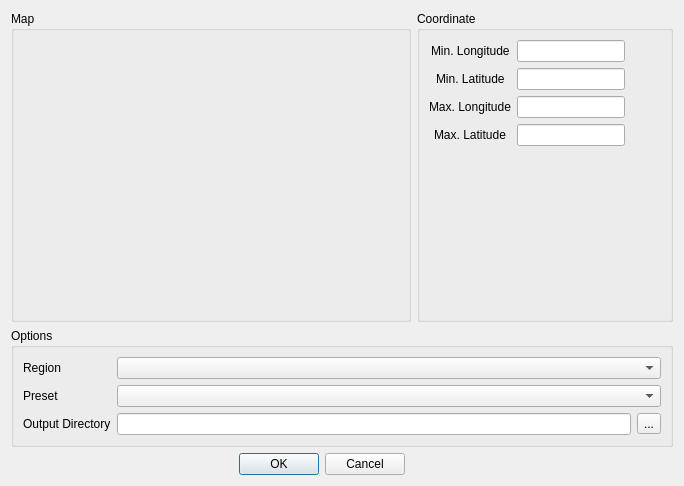
<?xml version="1.0" encoding="UTF-8"?>
<ui version="4.0">
 <class>ImportDialogBase</class>
 <widget class="QDialog" name="ImportDialogBase">
  <property name="geometry">
   <rect>
    <x>0</x>
    <y>0</y>
    <width>683</width>
    <height>486</height>
   </rect>
  </property>
  <property name="windowTitle">
   <string>Dialog</string>
  </property>
  <layout class="QGridLayout" name="gridLayout">
   <item row="0" column="0" colspan="2">
    <widget class="QGroupBox" name="gbxMap">
     <property name="sizePolicy">
      <sizepolicy hsizetype="Expanding" vsizetype="Expanding">
       <horstretch>0</horstretch>
       <verstretch>0</verstretch>
      </sizepolicy>
     </property>
     <property name="minimumSize">
      <size>
       <width>400</width>
       <height>300</height>
      </size>
     </property>
     <property name="title">
      <string>Map</string>
     </property>
     <widget class="QWidget" name="map" native="true">
      <property name="geometry">
       <rect>
        <x>10</x>
        <y>20</y>
        <width>381</width>
        <height>261</height>
       </rect>
      </property>
      <property name="sizePolicy">
       <sizepolicy hsizetype="Expanding" vsizetype="Preferred">
        <horstretch>0</horstretch>
        <verstretch>0</verstretch>
       </sizepolicy>
      </property>
     </widget>
    </widget>
   </item>
   <item row="0" column="2">
    <widget class="QGroupBox" name="groupBox">
     <property name="sizePolicy">
      <sizepolicy hsizetype="Minimum" vsizetype="Minimum">
       <horstretch>0</horstretch>
       <verstretch>0</verstretch>
      </sizepolicy>
     </property>
     <property name="minimumSize">
      <size>
       <width>256</width>
       <height>300</height>
      </size>
     </property>
     <property name="layoutDirection">
      <enum>Qt::LeftToRight</enum>
     </property>
     <property name="title">
      <string>Coordinate</string>
     </property>
     <layout class="QFormLayout" name="formLayout_2">
      <property name="fieldGrowthPolicy">
       <enum>QFormLayout::FieldsStayAtSizeHint</enum>
      </property>
      <property name="labelAlignment">
       <set>Qt::AlignCenter</set>
      </property>
      <item row="0" column="0">
       <widget class="QLabel" name="label">
        <property name="text">
         <string>Min. Longitude</string>
        </property>
       </widget>
      </item>
      <item row="0" column="1">
       <widget class="QLineEdit" name="minLongitude"/>
      </item>
      <item row="1" column="0">
       <widget class="QLabel" name="label_2">
        <property name="text">
         <string>Min. Latitude</string>
        </property>
       </widget>
      </item>
      <item row="1" column="1">
       <widget class="QLineEdit" name="minLatitude"/>
      </item>
      <item row="2" column="0">
       <widget class="QLabel" name="label_3">
        <property name="text">
         <string>Max. Longitude</string>
        </property>
       </widget>
      </item>
      <item row="2" column="1">
       <widget class="QLineEdit" name="maxLongitude"/>
      </item>
      <item row="3" column="0">
       <widget class="QLabel" name="label_4">
        <property name="text">
         <string>Max. Latitude</string>
        </property>
       </widget>
      </item>
      <item row="3" column="1">
       <widget class="QLineEdit" name="maxLatitude"/>
      </item>
     </layout>
    </widget>
   </item>
   <item row="1" column="0" colspan="3">
    <widget class="QGroupBox" name="gbxOptions">
     <property name="title">
      <string>Options</string>
     </property>
     <layout class="QFormLayout" name="formLayout">
      <item row="0" column="0">
       <widget class="QLabel" name="regionLabel">
        <property name="text">
         <string>Region</string>
        </property>
       </widget>
      </item>
      <item row="0" column="1">
       <widget class="QComboBox" name="cbxRegion"/>
      </item>
      <item row="1" column="0">
       <widget class="QLabel" name="presetLabel">
        <property name="text">
         <string>Preset</string>
        </property>
       </widget>
      </item>
      <item row="1" column="1">
       <widget class="QComboBox" name="cbxPreset"/>
      </item>
      <item row="2" column="0">
       <widget class="QLabel" name="outputDirectoryLabel">
        <property name="text">
         <string>Output Directory</string>
        </property>
       </widget>
      </item>
      <item row="2" column="1">
       <layout class="QHBoxLayout" name="horizontalLayout">
        <item>
         <widget class="QLineEdit" name="outDir">
          <property name="text">
           <string/>
          </property>
         </widget>
        </item>
        <item>
         <widget class="QToolButton" name="pBtnDir">
          <property name="text">
           <string>...</string>
          </property>
         </widget>
        </item>
       </layout>
      </item>
     </layout>
    </widget>
   </item>
   <item row="2" column="0">
    <widget class="QDialogButtonBox" name="buttonBox">
     <property name="orientation">
      <enum>Qt::Horizontal</enum>
     </property>
     <property name="standardButtons">
      <set>QDialogButtonBox::Cancel|QDialogButtonBox::Ok</set>
     </property>
    </widget>
   </item>
  </layout>
 </widget>
 <resources/>
 <connections>
  <connection>
   <sender>buttonBox</sender>
   <signal>accepted()</signal>
   <receiver>ImportDialogBase</receiver>
   <slot>accept()</slot>
   <hints>
    <hint type="sourcelabel">
     <x>248</x>
     <y>254</y>
    </hint>
    <hint type="destinationlabel">
     <x>157</x>
     <y>274</y>
    </hint>
   </hints>
  </connection>
  <connection>
   <sender>buttonBox</sender>
   <signal>rejected()</signal>
   <receiver>ImportDialogBase</receiver>
   <slot>reject()</slot>
   <hints>
    <hint type="sourcelabel">
     <x>316</x>
     <y>260</y>
    </hint>
    <hint type="destinationlabel">
     <x>286</x>
     <y>274</y>
    </hint>
   </hints>
  </connection>
 </connections>
</ui>
